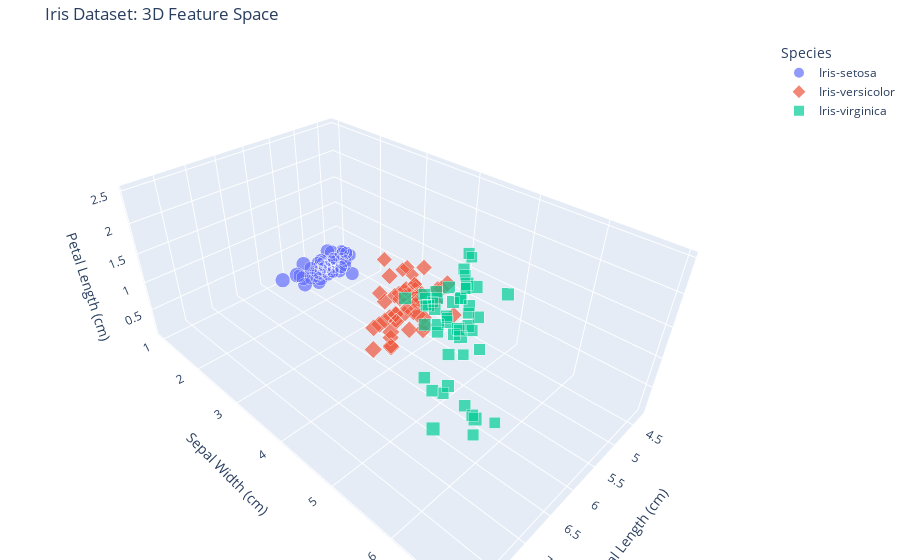

The notebook cell saved with this chart:
### Code cell
fig = px.scatter_3d(
    df, 
    x='SepalLengthCm',
    y='PetalLengthCm',
    z='PetalWidthCm',
    color='Species',
    symbol='Species',
    size='SepalWidthCm',
    size_max=15,
    opacity=0.7,
    title='Iris Dataset: 3D Feature Space',
    labels={
        'SepalLengthCm': 'Sepal Length (cm)',
        'PetalLengthCm': 'Sepal Width (cm)',
        'PetalWidthCm': 'Petal Length (cm)'
    }
)

fig.update_layout(margin=dict(l=0, r=0, b=0, t=40))
fig.show()

### Figure 1 — Plotly figure (JSON) as saved in the notebook; plotly's stock layout.template omitted (floating-point values rounded to 4 significant figures)
{"data": [{"hovertemplate": "Species=Iris-setosa<br>Sepal Length (cm)=%{x}<br>Sepal Width (cm)=%{y}<br>Petal Length (cm)=%{z}<br>SepalWidthCm=%{marker.size}<extra></extra>", "legendgroup": "Iris-setosa", "marker": {"color": "#636efa", "opacity": 0.7, "size": [3.5, 3.0, 3.2, 3.1, 3.6, 3.9, 3.4, 3.4, 2.9, 3.1, 3.7, 3.4, 3.0, 3.0, 4.0, 4.4, 3.9, 3.5, 3.8, 3.8, 3.4, 3.7, 3.6, 3.3, 3.4, 3.0, 3.4, 3.5, 3.4, 3.2, 3.1, 3.4, 4.1, 4.2, 3.1, 3.2, 3.5, 3.1, 3.0, 3.4, 3.5, 2.3, 3.2, 3.5, 3.8, 3.0, 3.8, 3.2, 3.7, 3.3], "sizemode": "area", "sizeref": 0.01956, "symbol": "circle"}, "mode": "markers", "name": "Iris-setosa", "scene": "scene", "showlegend": true, "type": "scatter3d", "x": [5.1, 4.9, 4.7, 4.6, 5.0, 5.4, 4.6, 5.0, 4.4, 4.9, 5.4, 4.8, 4.8, 4.3, 5.8, 5.7, 5.4, 5.1, 5.7, 5.1, 5.4, 5.1, 4.6, 5.1, 4.8, 5.0, 5.0, 5.2, 5.2, 4.7, 4.8, 5.4, 5.2, 5.5, 4.9, 5.0, 5.5, 4.9, 4.4, 5.1, 5.0, 4.5, 4.4, 5.0, 5.1, 4.8, 5.1, 4.6, 5.3, 5.0], "y": [1.4, 1.4, 1.3, 1.5, 1.4, 1.7, 1.4, 1.5, 1.4, 1.5, 1.5, 1.6, 1.4, 1.1, 1.2, 1.5, 1.3, 1.4, 1.7, 1.5, 1.7, 1.5, 1.0, 1.7, 1.9, 1.6, 1.6, 1.5, 1.4, 1.6, 1.6, 1.5, 1.5, 1.4, 1.5, 1.2, 1.3, 1.5, 1.3, 1.5, 1.3, 1.3, 1.3, 1.6, 1.9, 1.4, 1.6, 1.4, 1.5, 1.4], "z": [0.2, 0.2, 0.2, 0.2, 0.2, 0.4, 0.3, 0.2, 0.2, 0.1, 0.2, 0.2, 0.1, 0.1, 0.2, 0.4, 0.4, 0.3, 0.3, 0.3, 0.2, 0.4, 0.2, 0.5, 0.2, 0.2, 0.4, 0.2, 0.2, 0.2, 0.2, 0.4, 0.1, 0.2, 0.1, 0.2, 0.2, 0.1, 0.2, 0.2, 0.3, 0.3, 0.2, 0.6, 0.4, 0.3, 0.2, 0.2, 0.2, 0.2]}, {"hovertemplate": "Species=Iris-versicolor<br>Sepal Length (cm)=%{x}<br>Sepal Width (cm)=%{y}<br>Petal Length (cm)=%{z}<br>SepalWidthCm=%{marker.size}<extra></extra>", "legendgroup": "Iris-versicolor", "marker": {"color": "#EF553B", "opacity": 0.7, "size": [3.2, 3.2, 3.1, 2.3, 2.8, 2.8, 3.3, 2.4, 2.9, 2.7, 2.0, 3.0, 2.2, 2.9, 2.9, 3.1, 3.0, 2.7, 2.2, 2.5, 3.2, 2.8, 2.5, 2.8, 2.9, 3.0, 2.8, 3.0, 2.9, 2.6, 2.4, 2.4, 2.7, 2.7, 3.0, 3.4, 3.1, 2.3, 3.0, 2.5, 2.6, 3.0, 2.6, 2.3, 2.7, 3.0, 2.9, 2.9, 2.5, 2.8], "sizemode": "area", "sizeref": 0.01956, "symbol": "diamond"}, "mode": "markers", "name": "Iris-versicolor", "scene": "scene", "showlegend": true, "type": "scatter3d", "x": [7.0, 6.4, 6.9, 5.5, 6.5, 5.7, 6.3, 4.9, 6.6, 5.2, 5.0, 5.9, 6.0, 6.1, 5.6, 6.7, 5.6, 5.8, 6.2, 5.6, 5.9, 6.1, 6.3, 6.1, 6.4, 6.6, 6.8, 6.7, 6.0, 5.7, 5.5, 5.5, 5.8, 6.0, 5.4, 6.0, 6.7, 6.3, 5.6, 5.5, 5.5, 6.1, 5.8, 5.0, 5.6, 5.7, 5.7, 6.2, 5.1, 5.7], "y": [4.7, 4.5, 4.9, 4.0, 4.6, 4.5, 4.7, 3.3, 4.6, 3.9, 3.5, 4.2, 4.0, 4.7, 3.6, 4.4, 4.5, 4.1, 4.5, 3.9, 4.8, 4.0, 4.9, 4.7, 4.3, 4.4, 4.8, 5.0, 4.5, 3.5, 3.8, 3.7, 3.9, 5.1, 4.5, 4.5, 4.7, 4.4, 4.1, 4.0, 4.4, 4.6, 4.0, 3.3, 4.2, 4.2, 4.2, 4.3, 3.0, 4.1], "z": [1.4, 1.5, 1.5, 1.3, 1.5, 1.3, 1.6, 1.0, 1.3, 1.4, 1.0, 1.5, 1.0, 1.4, 1.3, 1.4, 1.5, 1.0, 1.5, 1.1, 1.8, 1.3, 1.5, 1.2, 1.3, 1.4, 1.4, 1.7, 1.5, 1.0, 1.1, 1.0, 1.2, 1.6, 1.5, 1.6, 1.5, 1.3, 1.3, 1.3, 1.2, 1.4, 1.2, 1.0, 1.3, 1.2, 1.3, 1.3, 1.1, 1.3]}, {"hovertemplate": "Species=Iris-virginica<br>Sepal Length (cm)=%{x}<br>Sepal Width (cm)=%{y}<br>Petal Length (cm)=%{z}<br>SepalWidthCm=%{marker.size}<extra></extra>", "legendgroup": "Iris-virginica", "marker": {"color": "#00cc96", "opacity": 0.7, "size": [3.3, 2.7, 3.0, 2.9, 3.0, 3.0, 2.5, 2.9, 2.5, 3.6, 3.2, 2.7, 3.0, 2.5, 2.8, 3.2, 3.0, 3.8, 2.6, 2.2, 3.2, 2.8, 2.8, 2.7, 3.3, 3.2, 2.8, 3.0, 2.8, 3.0, 2.8, 3.8, 2.8, 2.8, 2.6, 3.0, 3.4, 3.1, 3.0, 3.1, 3.1, 3.1, 2.7, 3.2, 3.3, 3.0, 2.5, 3.0, 3.4, 3.0], "sizemode": "area", "sizeref": 0.01956, "symbol": "square"}, "mode": "markers", "name": "Iris-virginica", "scene": "scene", "showlegend": true, "type": "scatter3d", "x": [6.3, 5.8, 7.1, 6.3, 6.5, 7.6, 4.9, 7.3, 6.7, 7.2, 6.5, 6.4, 6.8, 5.7, 5.8, 6.4, 6.5, 7.7, 7.7, 6.0, 6.9, 5.6, 7.7, 6.3, 6.7, 7.2, 6.2, 6.1, 6.4, 7.2, 7.4, 7.9, 6.4, 6.3, 6.1, 7.7, 6.3, 6.4, 6.0, 6.9, 6.7, 6.9, 5.8, 6.8, 6.7, 6.7, 6.3, 6.5, 6.2, 5.9], "y": [6.0, 5.1, 5.9, 5.6, 5.8, 6.6, 4.5, 6.3, 5.8, 6.1, 5.1, 5.3, 5.5, 5.0, 5.1, 5.3, 5.5, 6.7, 6.9, 5.0, 5.7, 4.9, 6.7, 4.9, 5.7, 6.0, 4.8, 4.9, 5.6, 5.8, 6.1, 6.4, 5.6, 5.1, 5.6, 6.1, 5.6, 5.5, 4.8, 5.4, 5.6, 5.1, 5.1, 5.9, 5.7, 5.2, 5.0, 5.2, 5.4, 5.1], "z": [2.5, 1.9, 2.1, 1.8, 2.2, 2.1, 1.7, 1.8, 1.8, 2.5, 2.0, 1.9, 2.1, 2.0, 2.4, 2.3, 1.8, 2.2, 2.3, 1.5, 2.3, 2.0, 2.0, 1.8, 2.1, 1.8, 1.8, 1.8, 2.1, 1.6, 1.9, 2.0, 2.2, 1.5, 1.4, 2.3, 2.4, 1.8, 1.8, 2.1, 2.4, 2.3, 1.9, 2.3, 2.5, 2.3, 1.9, 2.0, 2.3, 1.8]}], "layout": {"legend": {"itemsizing": "constant", "title": {"text": "Species"}, "tracegroupgap": 0}, "margin": {"b": 0, "l": 0, "r": 0, "t": 40}, "scene": {"domain": {"x": [0, 1], "y": [0, 1]}, "xaxis": {"title": {"text": "Sepal Length (cm)"}}, "yaxis": {"title": {"text": "Sepal Width (cm)"}}, "zaxis": {"title": {"text": "Petal Length (cm)"}}}, "title": {"text": "Iris Dataset: 3D Feature Space"}}}
